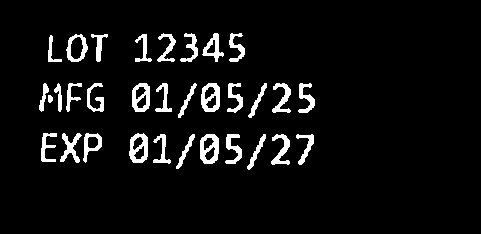
#> input picture test/test.png, 481 x 234 px
$ python -i FramePreprocessor.py   (imports and definitions only)
#> lines starting #> are read from the running program, lines starting #| are printed output that depends on the picture; after the words box and inside, x2 and y2 are one past the last pixel; in counts of white or black regions, pixels touching at a corner belong together
#> further down, picture is the input picture: shape (234, 481, 3); 6% white; 32 white regions, largest, box (x1, y1, x2, y2) and area: (200, 134, 219, 164) 363, (129, 133, 148, 163) 342, (201, 83, 220, 112) 341
import cv2
import numpy as np

class FramePreprocessor:
    def __init__(self,
                 threshold_block_size: int = 31,
                 threshold_C: int = 15,
                 morph_kernel_size: tuple = (2, 2),
                 clahe_clip_limit: float = 2.0,
                 clahe_tile_grid_size: tuple = (8, 8),
                 sharpen: bool = True,
                 use_adaptive_threshold: bool = True,
                 use_morphological_open: bool = True,
                 use_otsu_threshold: bool = True,
                 use_clahe: bool = True,
                 use_sharpen: bool = True,
                ):

        self.threshold_block_size = threshold_block_size
        self.threshold_C = threshold_C
        self.morph_kernel_size = morph_kernel_size
        self.clahe_clip_limit = clahe_clip_limit
        self.clahe_tile_grid_size = clahe_tile_grid_size
        self.sharpen = sharpen

        self.use_adaptive_threshold= use_adaptive_threshold
        self.use_morphological_open= use_morphological_open
        self.use_otsu_threshold = use_otsu_threshold
        self.use_clahe = use_clahe
        self.use_sharpen = use_sharpen

    # [124 lines left out: functions update_parameters, update_preprocessing_steps, get_current_settings, reset_to_default, not called in this run]

    def process(self, frame: np.ndarray) -> np.ndarray:
        # Convert to grayscale
        if len(frame.shape) == 3:
            frame = cv2.cvtColor(frame, cv2.COLOR_BGR2GRAY)

        # Adaptive threshold - ตรวจสอบให้แน่ใจว่าค่าเป็น integer
        if self.use_adaptive_threshold:
            # ตรวจสอบว่า threshold_block_size เป็นเลขคี่ (ตาม requirement ของ OpenCV)
            block_size = self.threshold_block_size
            if block_size % 2 == 0:
                block_size += 1

            frame = cv2.adaptiveThreshold(
                frame,
                255,
                cv2.ADAPTIVE_THRESH_GAUSSIAN_C,
                cv2.THRESH_BINARY,
                block_size,
                self.threshold_C
            )
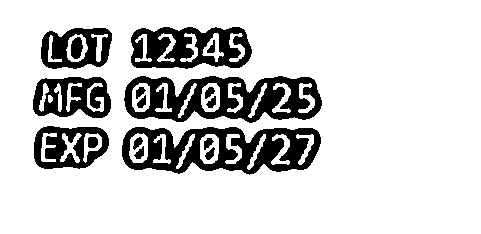
#> frame: shape (234, 481); 81.7% white; 17 black regions, largest, box (x1, y1, x2, y2) and area: (122, 127, 321, 175) 5385, (124, 76, 322, 123) 5274, (131, 27, 252, 69) 3315

        # Morphological opening
        if self.use_morphological_open:
            kernel = cv2.getStructuringElement(cv2.MORPH_RECT, self.morph_kernel_size)
            frame = cv2.morphologyEx(frame, cv2.MORPH_OPEN, kernel)
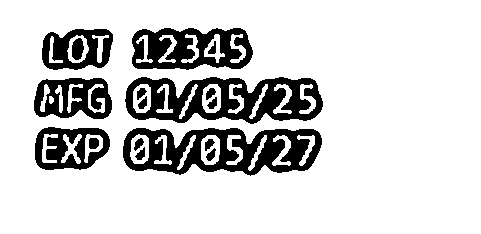
#> frame: shape (234, 481); 81.7% white; 17 black regions, largest, box (x1, y1, x2, y2) and area: (123, 128, 322, 176) 5390, (125, 77, 323, 124) 5279, (132, 28, 253, 70) 3321

        # Otsu threshold
        if self.use_otsu_threshold:
            _, frame = cv2.threshold(frame, 0, 255, cv2.THRESH_BINARY | cv2.THRESH_OTSU)

        # Adaptive contrast enhancement
        if self.use_clahe:
            clahe = cv2.createCLAHE(
                clipLimit=self.clahe_clip_limit,
                tileGridSize=self.clahe_tile_grid_size
            )
            frame = clahe.apply(frame)

        # Optional sharpening
        if self.use_sharpen:
            kernel_sharp = np.array([[0, -1, 0],
                                     [-1, 5, -1],
                                     [0, -1, 0]])
            frame = cv2.filter2D(frame, -1, kernel_sharp)

        return frame

>>> import cv2
>>> picture = cv2.imread('../test/test.png')
>>> result = FramePreprocessor().process(picture)
